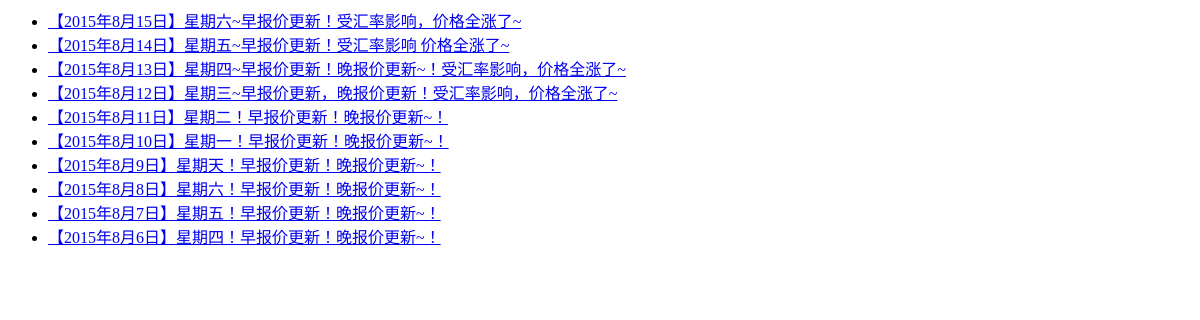
Before: /quote/ with the older database file.
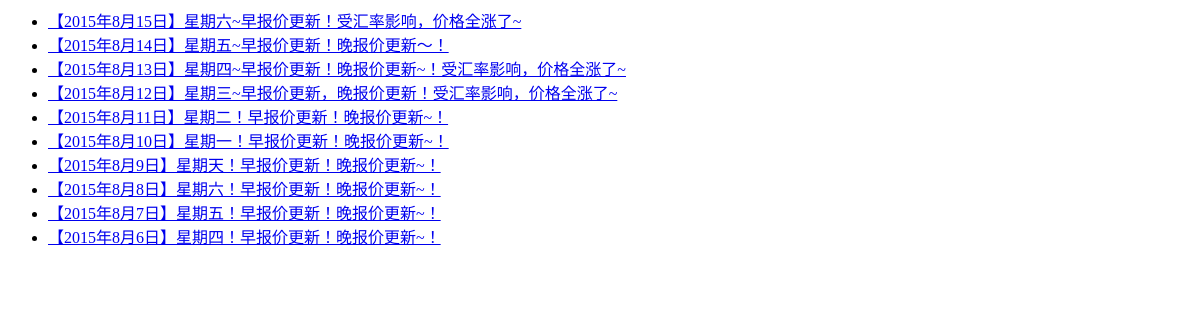
After: the same page with the newer database file.
### quote/models.py (models this page shows, shortened)
class Quote(models.Model):
    title = models.CharField(max_length=100)
    pub_date = models.DateField('date published')

### quote/views.py (the view)
def index(request):
    latest_quotes_list = Quote.objects.order_by('-pub_date')[:10]
    context = {'latest_quotes_list': latest_quotes_list}
    return render(request, 'quote/index.html', context)

### quote/templates/quote/index.html
{% if latest_quotes_list %}
    <ul>
    {% for quote in latest_quotes_list %}
        <li><a href="/quote/{{ quote.id }}/">{{ quote.title }}</a></li>
    {% endfor %}
    </ul>
{% else %}
    <p>No quotes are available.</p>
{% endif %}

Changed rows visible on the page:
removed Quote: title "【2015年8月14日】星期五~早报价更新！受汇率影响 价格全涨了~"
added Quote: title "【2015年8月14日】星期五~早报价更新！晚报价更新～！"
